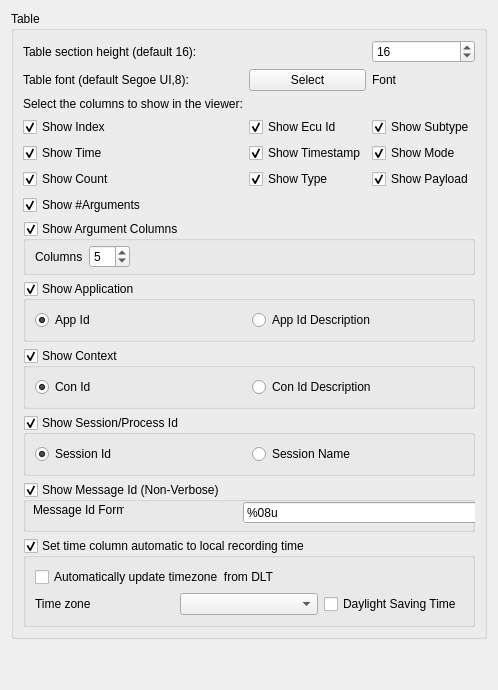
     <widget class="QWidget" name="tab_3">
      <attribute name="title">
       <string>Project Table</string>
      </attribute>
      <layout class="QGridLayout" name="gridLayout_6">
       <item row="0" column="0">
        <widget class="QGroupBox" name="groupBox">
         <property name="title">
          <string>Table</string>
         </property>
         <layout class="QGridLayout" name="gridLayout_7">
          <item row="7" column="0">
           <widget class="QGroupBox" name="groupBoxAutomaticTimeSettings">
            <property name="title">
             <string>Set time column automatic to local recording time</string>
            </property>
            <property name="checkable">
             <bool>true</bool>
            </property>
            <layout class="QGridLayout" name="gridLayout_9">
             <item row="1" column="0">
              <widget class="QLabel" name="labelTimezone">
               <property name="text">
                <string>Time zone</string>
               </property>
              </widget>
             </item>
             <item row="0" column="0" colspan="3">
              <widget class="QCheckBox" name="checkBoxAutomaticTimezone">
               <property name="text">
                <string>Automatically update timezone  from DLT</string>
               </property>
              </widget>
             </item>
             <item row="1" column="1">
              <widget class="QComboBox" name="comboBoxUTCOffset"/>
             </item>
             <item row="1" column="2">
              <widget class="QCheckBox" name="checkBoxDST">
               <property name="text">
                <string>Daylight Saving Time</string>
               </property>
              </widget>
             </item>
            </layout>
           </widget>
          </item>
          <item row="5" column="0">
           <widget class="QGroupBox" name="groupBoxSessionId">
            <property name="title">
             <string>Show Session/Process Id</string>
            </property>
            <property name="checkable">
             <bool>true</bool>
            </property>
            <layout class="QHBoxLayout" name="horizontalLayout_2">
             <item>
              <widget class="QRadioButton" name="radioButtonSessionId">
               <property name="text">
                <string>Session Id</string>
               </property>
               <property name="checked">
                <bool>true</bool>
               </property>
              </widget>
             </item>
             <item>
              <widget class="QRadioButton" name="radioButtonSessionName">
               <property name="text">
                <string>Session Name</string>
               </property>
              </widget>
             </item>
            </layout>
           </widget>
          </item>
          <item row="4" column="0">
           <widget class="QGroupBox" name="groupBoxConId">
            <property name="title">
             <string>Show Context</string>
            </property>
            <property name="checkable">
             <bool>true</bool>
            </property>
            <layout class="QHBoxLayout" name="horizontalLayout_3">
             <item>
              <widget class="QRadioButton" name="radioButtonConId">
               <property name="text">
                <string>Con Id</string>
               </property>
               <property name="checked">
                <bool>true</bool>
               </property>
              </widget>
             </item>
             <item>
              <widget class="QRadioButton" name="radioButtonConIdDesc">
               <property name="text">
                <string>Con Id Description</string>
               </property>
               <property name="checked">
                <bool>false</bool>
               </property>
              </widget>
             </item>
            </layout>
           </widget>
          </item>
          <item row="3" column="0">
           <widget class="QGroupBox" name="groupBoxAppId">
            <property name="autoFillBackground">
             <bool>false</bool>
            </property>
            <property name="styleSheet">
             <string notr="true"/>
            </property>
            <property name="title">
             <string>Show Application</string>
            </property>
            <property name="flat">
             <bool>false</bool>
            </property>
            <property name="checkable">
             <bool>true</bool>
            </property>
            <layout class="QHBoxLayout" name="horizontalLayout">
             <item>
              <widget class="QRadioButton" name="radioButtonAppId">
               <property name="text">
                <string>App Id</string>
               </property>
               <property name="checked">
                <bool>true</bool>
               </property>
              </widget>
             </item>
             <item>
              <widget class="QRadioButton" name="radioButtonAppIdDesc">
               <property name="text">
                <string>App Id Description</string>
               </property>
               <property name="checked">
                <bool>false</bool>
               </property>
              </widget>
             </item>
            </layout>
           </widget>
          </item>
          <item row="2" column="0">
           <widget class="QGroupBox" name="groupBoxArguments">
            <property name="minimumSize">
             <size>
              <width>0</width>
              <height>53</height>
             </size>
            </property>
            <property name="title">
             <string>Show Argument Columns</string>
            </property>
            <property name="checkable">
             <bool>true</bool>
            </property>
            <layout class="QGridLayout" name="gridLayout_11">
             <property name="topMargin">
              <number>4</number>
             </property>
             <property name="bottomMargin">
              <number>4</number>
             </property>
             <item row="0" column="0">
              <widget class="QLabel" name="label_Columns">
               <property name="text">
                <string>Columns</string>
               </property>
              </widget>
             </item>
             <item row="0" column="1">
              <widget class="QSpinBox" name="spinBox_showArguments">
               <property name="maximum">
                <number>15</number>
               </property>
               <property name="value">
                <number>5</number>
               </property>
              </widget>
             </item>
             <item row="0" column="2">
              <spacer name="horizontalSpacer_2">
               <property name="orientation">
                <enum>Qt::Orientation::Horizontal</enum>
               </property>
               <property name="sizeHint" stdset="0">
                <size>
                 <width>40</width>
                 <height>20</height>
                </size>
               </property>
              </spacer>
             </item>
            </layout>
           </widget>
          </item>
          <item row="1" column="0">
           <layout class="QGridLayout" name="gridLayout_3">
            <item row="6" column="2">
             <widget class="QCheckBox" name="checkBoxMode">
              <property name="text">
               <string>Show Mode</string>
              </property>
              <property name="checked">
               <bool>true</bool>
              </property>
             </widget>
            </item>
            <item row="5" column="0">
             <widget class="QCheckBox" name="checkBoxIndex">
              <property name="text">
               <string>Show Index</string>
              </property>
              <property name="checked">
               <bool>true</bool>
              </property>
             </widget>
            </item>
            <item row="3" column="2">
             <widget class="QLabel" name="labelFont">
              <property name="text">
               <string>Font</string>
              </property>
             </widget>
            </item>
            <item row="5" column="1">
             <widget class="QCheckBox" name="checkBoxEcuid">
              <property name="text">
               <string>Show Ecu Id</string>
              </property>
              <property name="checked">
               <bool>true</bool>
              </property>
             </widget>
            </item>
            <item row="6" column="1">
             <widget class="QCheckBox" name="checkBoxTimestamp">
              <property name="text">
               <string>Show Timestamp</string>
              </property>
              <property name="checked">
               <bool>true</bool>
              </property>
             </widget>
            </item>
            <item row="4" column="0">
             <widget class="QLabel" name="labelShowColumn">
              <property name="text">
               <string>Select the columns to show in the viewer:</string>
              </property>
             </widget>
            </item>
            <item row="3" column="0">
             <widget class="QLabel" name="label_3">
              <property name="text">
               <string>Table font (default Segoe UI,8):</string>
              </property>
             </widget>
            </item>
            <item row="6" column="0">
             <widget class="QCheckBox" name="checkBoxTime">
              <property name="text">
               <string>Show Time</string>
              </property>
              <property name="checked">
               <bool>true</bool>
              </property>
             </widget>
            </item>
            <item row="2" column="2">
             <widget class="QSpinBox" name="spinBoxSectionSize">
              <property name="toolTip">
               <string>Range between 1 and 40</string>
              </property>
              <property name="minimum">
               <number>1</number>
              </property>
              <property name="maximum">
               <number>40</number>
              </property>
              <property name="singleStep">
               <number>1</number>
              </property>
              <property name="value">
               <number>16</number>
              </property>
             </widget>
            </item>
            <item row="7" column="1">
             <widget class="QCheckBox" name="checkBoxType">
              <property name="text">
               <string>Show Type</string>
              </property>
              <property name="checked">
               <bool>true</bool>
              </property>
             </widget>
            </item>
            <item row="8" column="0">
             <widget class="QCheckBox" name="checkBoxNoar">
              <property name="text">
               <string>Show #Arguments</string>
              </property>
              <property name="checked">
               <bool>true</bool>
              </property>
             </widget>
            </item>
            <item row="3" column="1">
             <widget class="QPushButton" name="pushButtonSelectFont">
              <property name="text">
               <string>Select</string>
              </property>
             </widget>
            </item>
            <item row="2" column="0">
             <widget class="QLabel" name="labelSpacer">
              <property name="text">
               <string>Table section height (default 16):</string>
              </property>
             </widget>
            </item>
            <item row="5" column="2">
             <widget class="QCheckBox" name="checkBoxSubtype">
              <property name="text">
               <string>Show Subtype</string>
              </property>
              <property name="checked">
               <bool>true</bool>
              </property>
             </widget>
            </item>
            <item row="7" column="0">
             <widget class="QCheckBox" name="checkBoxCount">
              <property name="text">
               <string>Show Count</string>
              </property>
              <property name="checked">
               <bool>true</bool>
              </property>
             </widget>
            </item>
            <item row="7" column="2">
             <widget class="QCheckBox" name="checkBoxPayload">
              <property name="text">
               <string>Show Payload</string>
              </property>
              <property name="checked">
               <bool>true</bool>
              </property>
             </widget>
            </item>
           </layout>
          </item>
          <item row="6" column="0">
           <widget class="QGroupBox" name="groupBoxMessageId">
            <property name="sizePolicy">
             <sizepolicy hsizetype="Preferred" vsizetype="Minimum">
              <horstretch>0</horstretch>
              <verstretch>0</verstretch>
             </sizepolicy>
            </property>
            <property name="minimumSize">
             <size>
              <width>0</width>
              <height>50</height>
             </size>
            </property>
            <property name="title">
             <string>Show Message Id (Non-Verbose)</string>
            </property>
            <property name="checkable">
             <bool>true</bool>
            </property>
            <widget class="QComboBox" name="comboBox_MessageIdFormat">
             <property name="geometry">
              <rect>
               <x>220</x>
               <y>20</y>
               <width>261</width>
               <height>21</height>
              </rect>
             </property>
             <property name="editable">
              <bool>true</bool>
             </property>
             <property name="currentText">
              <string>%08u</string>
             </property>
             <property name="maxCount">
              <number>30</number>
             </property>
            </widget>
            <widget class="QLabel" name="label_MessageIdFormat">
             <property name="geometry">
              <rect>
               <x>10</x>
               <y>20</y>
               <width>91</width>
               <height>16</height>
              </rect>
             </property>
             <property name="text">
              <string>Message Id Format</string>
             </property>
            </widget>
           </widget>
          </item>
         </layout>
        </widget>
       </item>
       <item row="1" column="0">
        <spacer name="verticalSpacer_2">
         <property name="orientation">
          <enum>Qt::Orientation::Vertical</enum>
         </property>
         <property name="sizeHint" stdset="0">
          <size>
           <width>20</width>
           <height>40</height>
          </size>
         </property>
        </spacer>
       </item>
      </layout>
     </widget>
